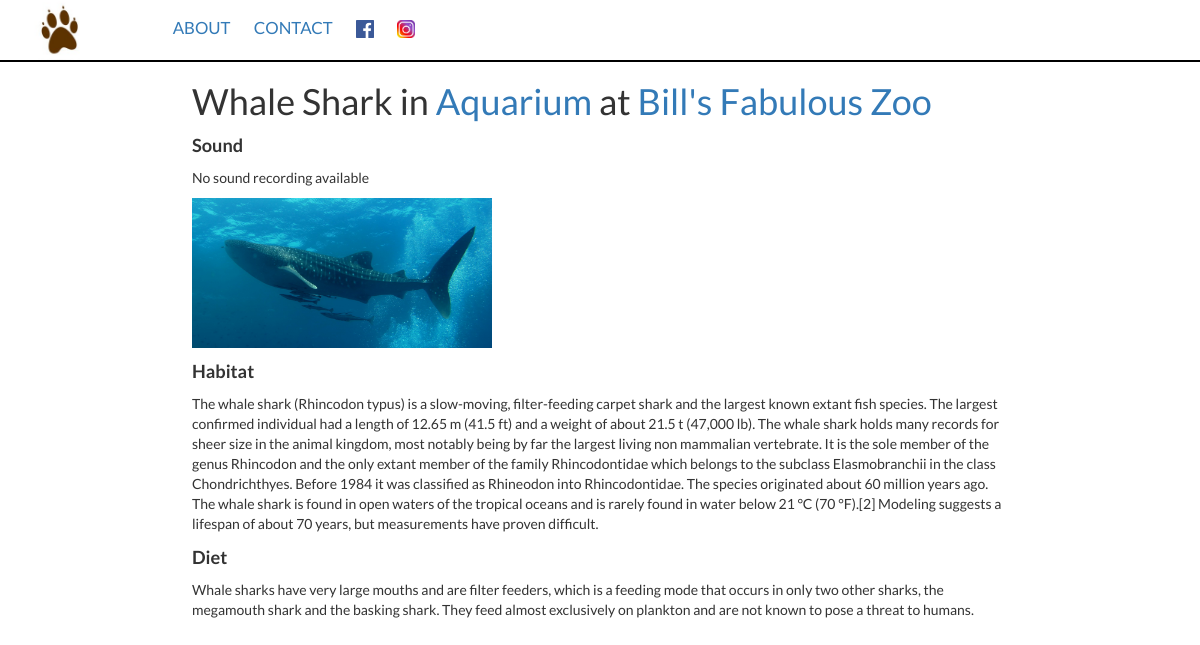
/zoo/animal/1, run on the app's committed database.
### zoo/models.py (models this page shows, shortened)
class Animal(models.Model):
	name = models.CharField(max_length=200, help_text="Enter Exhbit Name")
	imageFileName = models.CharField(max_length=200, help_text="Enter logo file name", null=True)
	exhibit = models.ForeignKey('Exhibit', on_delete=models.SET_NULL, null=True)
	soundFileName = models.CharField(max_length=200, help_text="Enter sound file name", null=True, blank=True)
	habitatDescription = models.TextField(max_length=1000, help_text='Enter a description of the habitat')
	dietDescription = models.TextField(max_length=1000, help_text='Enter a description of the diet')

class Exhibit(models.Model):
	name = models.CharField(max_length=200, help_text="Enter Exhbit Name")
	zoo = models.ForeignKey('Zoo', on_delete=models.SET_NULL, null=True)
	def get_absolute_url(self):
		return reverse('exhibitDetail', args=[str(self.id)])

class Zoo(models.Model):
	name = models.CharField(max_length=200, help_text="Enter Zoo Name")
	logoFileName = models.CharField(max_length=200, help_text="Enter logo file name", null=True)
	def get_absolute_url(self):
		return reverse('zooDetail', args=[str(self.id)])

### zoo/views.py (the view)
# urls.py: path('animal/<int:pk>', views.AnimalDetailView.as_view(), name='animalDetail'),
class AnimalDetailView(generic.DetailView):
    model = Animal

### zoo/templates/zoo/animal_detail.html (shortened to what this page needs)
{% extends "base_generic.html" %}
{% block content %}
{% load static %}
<div class='animalWrapper'>
  <h1 class='animalName'>{{ animal.name }} in <a href='{{ animal.exhibit.get_absolute_url }}'>{{ animal.exhibit.name }}</a> at <a href='{{ animal.exhibit.zoo.get_absolute_url }}'>{{ animal.exhibit.zoo.name }}</a></h1>
  <p class='sectionHeader'>Sound</p>
  {% if animal.soundFileName %}
    <audio controls>
      <source src="{% static animal.soundFileName %}" type="audio/mpeg">
      </audio>
  {% else %}
    <p>No sound recording available</p>
  {% endif %}
  <p><img src="{% static animal.imageFileName %}"></p>
  <p class='sectionHeader'>Habitat</p>
  <p>{{ animal.habitatDescription }}</p>
  <p class='sectionHeader'>Diet</p>
  <p>{{ animal.dietDescription }}</p>
{% endblock %}

### zoo/static/css/styles.css (style rules this page uses)
body { font-family: 'Lato', sans-serif; }
.animalWrapper { width: 80%; margin: auto; }
.animalWrapper .sectionHeader { font-size: 1.3em; font-weight: bold; }
.animalWrapper img { width: 300px; }

### data on the page
Animal: name "Whale Shark", exhibit.name "Aquarium", exhibit.zoo.name "Bill's Fabulous Zoo", imageFileName (picture), habitatDescription "The whale shark (Rhincodon typus) is a slow-moving, filter-feeding carpet shark and the largest known extant fish species. The largest confirmed individual had a length of 12.65 m (41.5 ft) and a weight of about 21.5 t (47,000 lb). The whale shark holds many records for sheer size in the animal kingdom, most notably being by far the largest living non mammalian vertebrate. It is the sole member of the genus Rhincodon and the only extant member of the family Rhincodontidae which belongs to the subclass Elasmobranchii in the class Chondrichthyes. Before 1984 it was classified as Rhineodon into Rhincodontidae. The species originated about 60 million years ago. The whale shark is found in open…", dietDescription "Whale sharks have very large mouths and are filter feeders, which is a feeding mode that occurs in only two other sharks, the megamouth shark and the basking shark. They feed almost exclusively on plankton and are not known to pose a threat to humans."
